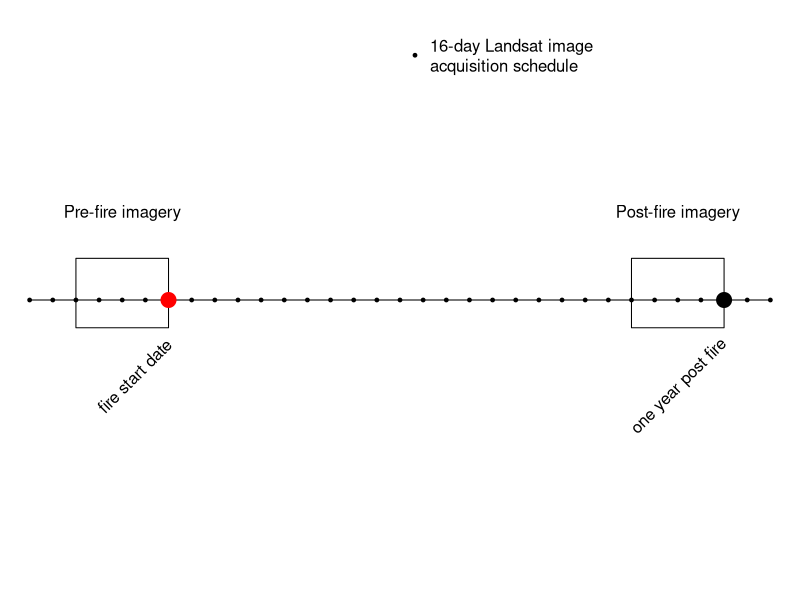

Recreate this plot in R.
# From Ecology Letters figure guidelines, to give an example:
# single column (82 mm), two-thirds page width (110 mm) or full page width (173 mm)

dataf <- data.frame(x = seq(-3, 13, by = 0.5), y = 0)
timeWindow <- 2
boxHeight <- 0.25
boxAdj <- 0.1 # 0 means the box will be centered on the timeline, 1/2 and its bottom will be on the timeline, -1/2 and its top will be on the timeline

pdf("figures/image-acquisition-algorithm.pdf", width = 11.0 / 2.54, height = 5.0 / 2.54, pointsize = 10)
par(mar = c(0, 0, 0, 0))
plot(y ~ x, data = dataf, type = "p", axes = FALSE, xlab = NA, ylab = NA, pch = 19, cex = 0.5)
lines(y ~ x, data = dataf)
text(x = 0, y = -0.15, labels = "fire start date", srt = 45, adj = 1)
text(x = 12, y = -0.15, labels = "one year post fire", srt = 45, adj = 1)

symbols(x = -1 * (timeWindow / 2), y = boxHeight * boxAdj, rectangles = matrix(c(timeWindow, boxHeight), nrow = 1), inches = FALSE, add = TRUE)
text(x = -1 * (timeWindow / 2), y = 1.25 * boxHeight, labels = "Pre-fire imagery")

symbols(x = -1 * (timeWindow / 2) + 12, y = boxHeight * boxAdj, rectangles = matrix(c(timeWindow, boxHeight), nrow = 1), inches = FALSE, add = TRUE)
text(x = -1 * (timeWindow / 2) + 12, y = 1.25 * boxHeight, labels = "Post-fire imagery")

legend(x = 5, y = 1, pch = 19, pt.cex = 0.5, legend = "16-day Landsat image\nacquisition schedule", bty = "n", adj = 0, )

points(x = 0, y = 0, cex = 2, pch = 19, col = "red")
points(x = 12, y = 0, cex = 2, pch = 19)

dev.off()
